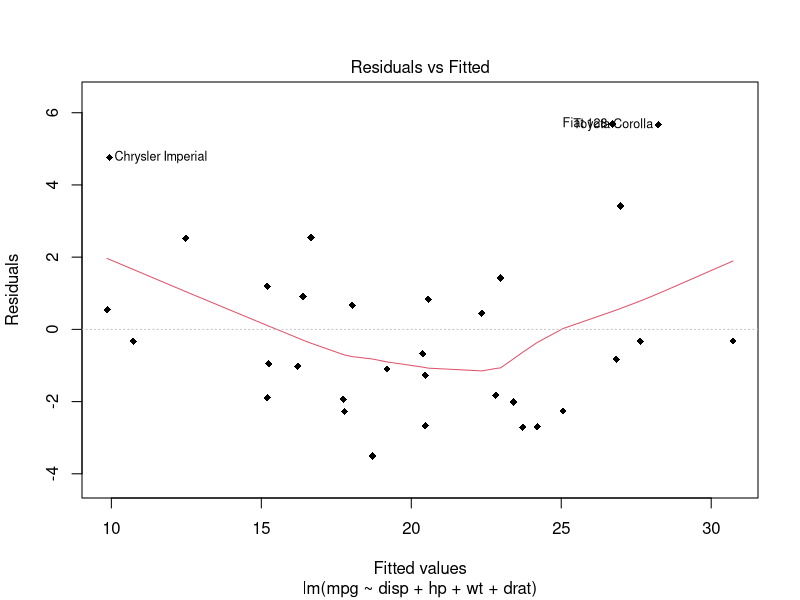

This chart was generated by the following R code:
## ---- chunk 1
knitr::opts_chunk$set(echo = TRUE)
## ---- chunk 2
library(car)
## ---- chunk 3
# Assume that we are fitting a multiple linear regression
# on the MTCARS data
library(car)
fit <- lm(mpg~disp+hp+wt+drat, data=mtcars)
## ---- chunk 4
plot(fit,which=1,pch=18)
## ---- chunk 5
# Evaluate homoscedasticity of Residuals

# non-constant error variance test

library(car)
ncvTest(fit)
